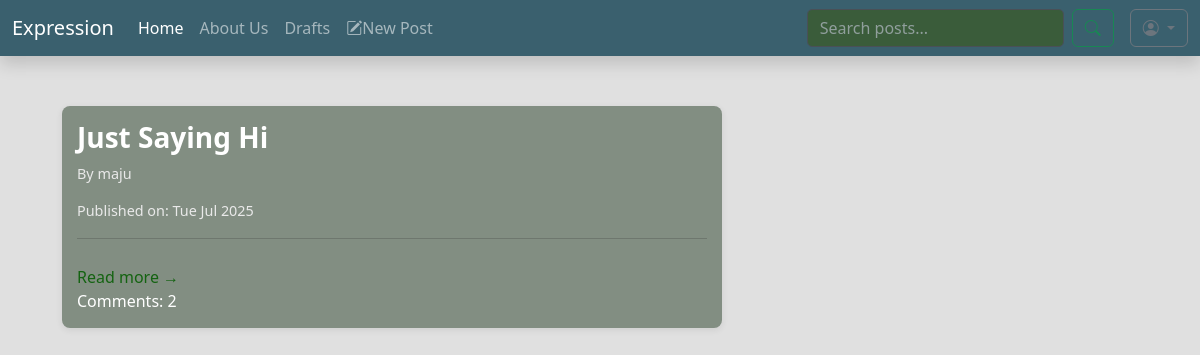
Before: / with the older database file.
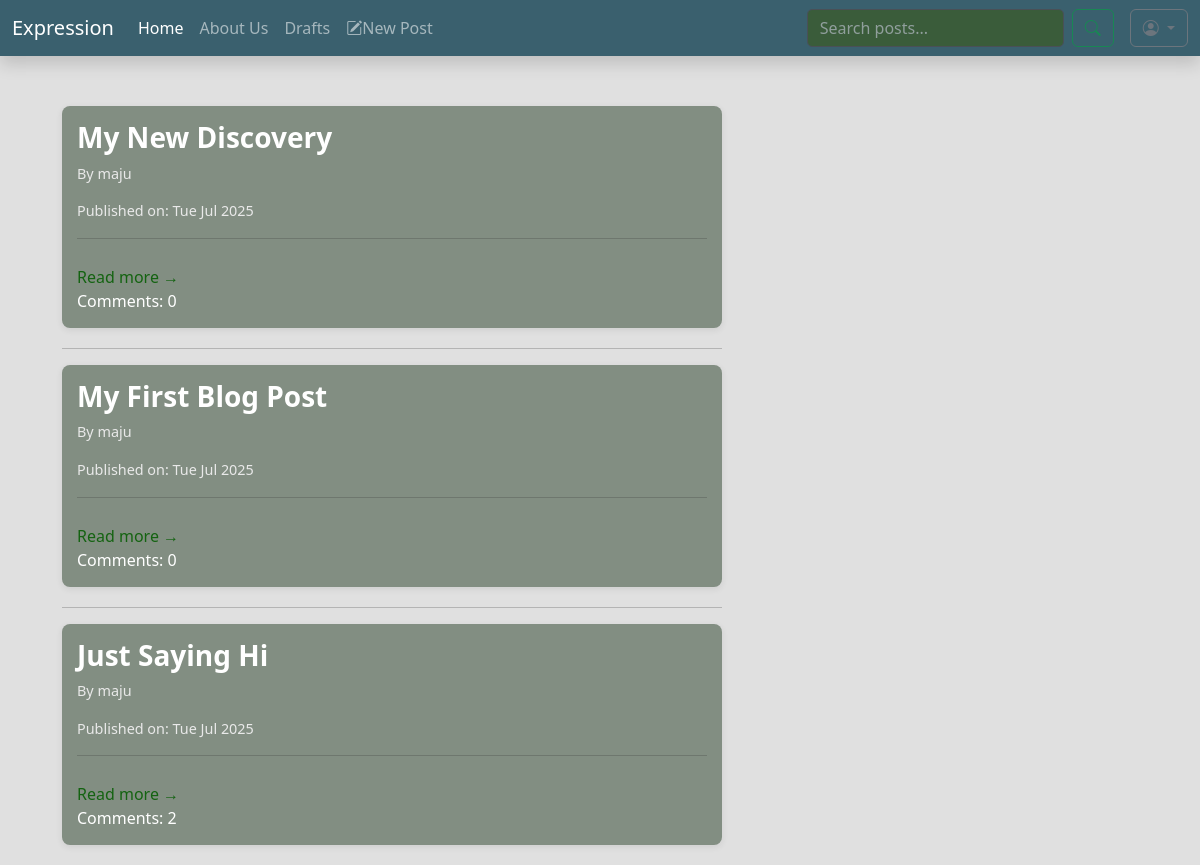
After: the same page with the newer database file.
### Main_Blog/models.py (models this page shows, shortened)
class Post(models.Model):
    author = models.ForeignKey(settings.AUTH_USER_MODEL, on_delete=models.CASCADE)
    title = models.CharField(max_length=200)
    text = models.TextField()
    created_date = models.DateTimeField(default=timezone.now)
    published_date = models.DateTimeField(blank=True, null=True)
    class Meta:
        ordering = ['-published_date']
    def approve_comments(self):
         return self.comments.filter(approved_comment=True)

### accounts/models.py (models this page shows)
class CustomUser(AbstractUser):
    profile_pic = models.ImageField(upload_to='profile_pics/', default='default_profile_pic.jpg', blank=True, null=True)
    def __str__(self):
        return self.username

### Main_Blog/views.py (the view)
# urls.py: path('',views.PostListView.as_view(), name='post_list'),
class PostListView(ListView):
    model = Post
    paginate_by = 10  # Number of posts to display per page
    def get_queryset(self):
        return Post.objects.filter(published_date__lte= timezone.now()).order_by('-published_date')

### Main_Blog/templates/Main_Blog/post_list.html
<!DOCTYPE html>
{% extends 'base.html'%}
{%block body_block%}
<div class="post-list-container">
    {% for post in post_list %}
    <div class="post">
        <h3><a href="{% url 'post_detail' pk=post.pk %}" class="post-title" style="text-decoration: none; color: white">{{ post.title }}</a></h3>
        <div class="post-meta">
        <p>By {{ post.author }}</p>
        <p>Published on: {{ post.published_date|date:"D M Y" }}</p>
        </div>
        <hr>
    <a href="{% url 'post_detail' pk=post.pk %}" class="read-more">Read more →</a>
    <div class="post-comment" style="color:white">Comments: {{ post.approve_comments.count }}</div>
    </div>
    {% if not forloop.last %}
        <hr>
    {% endif %}
    {% empty %}
    <p>No posts available.</p>
    {% endfor %}
</div>
{%endblock%}

Changed rows visible on the page:
added Post: title "My New Discovery", author "maju", published_date "Tue Jul 2025", approve_comments.count "0"
added Post: title "My First Blog Post", author "maju", published_date "Tue Jul 2025", approve_comments.count "0"
